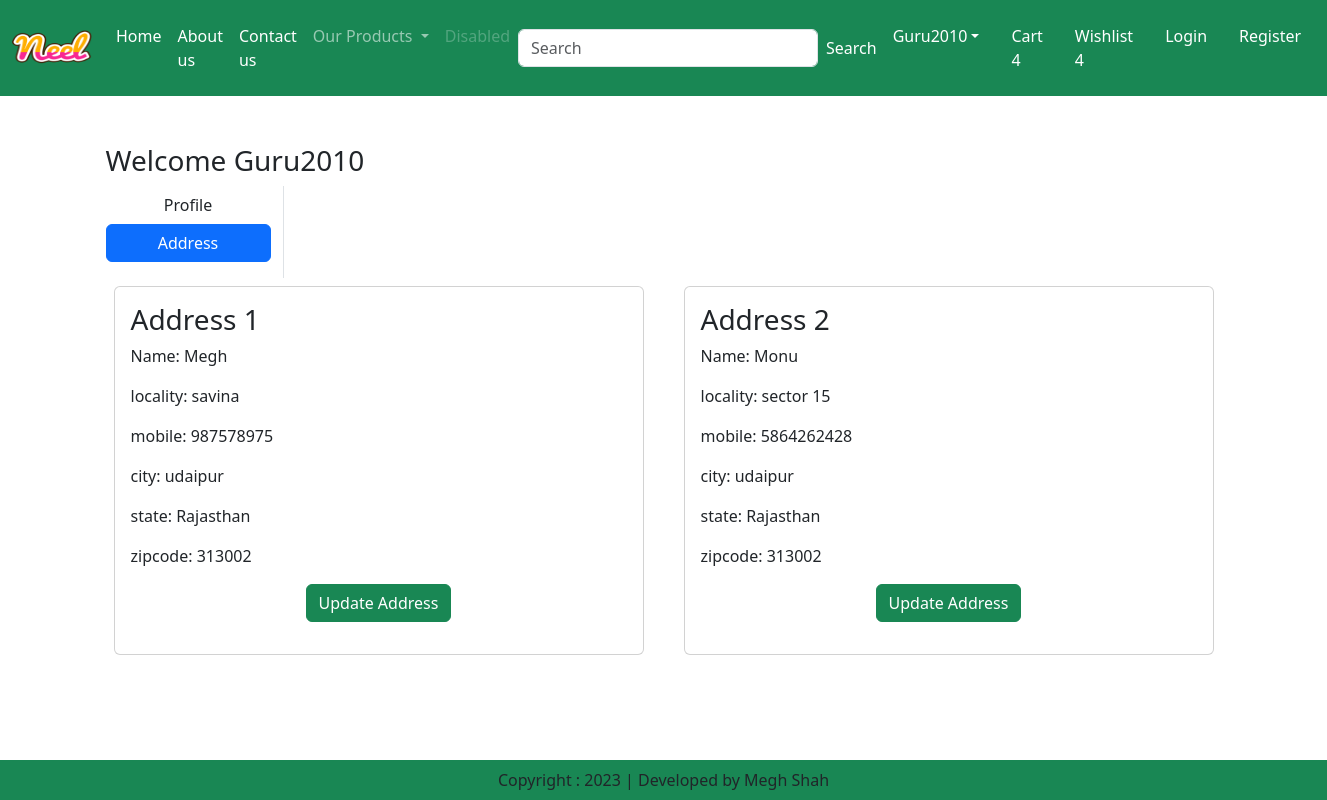
/address/ (signed in), run on the app's committed database.
### myapp/models.py (models this page shows, shortened)
class Customer(models.Model):
    user = models.ForeignKey(User,on_delete=models.CASCADE)
    name = models.CharField(max_length=200)
    locality = models.CharField(max_length=200)
    city = models.CharField(max_length=50)
    mobile = models.IntegerField(default=0)
    zipcode = models.IntegerField()
    state = models.CharField(choices=STATE_CHOICES,max_length=100)

### myapp/views.py (the view)
# urls.py: path('address/',views.address,name='address'),
def address(request):
    add = Customer.objects.filter(user=request.user)
    return render(request,'address.html',locals())

### templates/address.html (shortened to what this page needs)
{% extends 'base.html' %}
{% load static %}
{% block main-content %}
<div class="container my-5">
    <div class = "row">
        <h3>Welcome <span class="text-capitalize">{{request.user}}</span></h3>
    <div class="col-sm-2 border-end">
        <ul class="list-unstyled">
            <li class = "d-grid"><a href="{% url 'profile' %}" class="btn">Profile</a></li>
            <li class = "d-grid"><a href="{% url 'address' %}" class="btn btn-primary">Address</a></li>
        </ul>
    </div>
    <div class="col-sm-9,offset-sm-1">
        <div class="row">
            {% for ad in add %}
            <div class="col-sm-6">
                <div class="card m-2">
                    <div class="card-body">
                        <h3>Address {{forloop.counter}}</h3>
                        <p>Name: {{ad.name}}</p>
                        <p>locality: {{ad.locality}}</p>
                        <p>mobile: {{ad.mobile}}</p>
                        <p>city: {{ad.city}}</p>
                        <p>state: {{ad.state}}</p>
                        <p>zipcode: {{ad.zipcode}}</p>
                        <p class="text-center"><a href="{% url 'updateAddress' pk=ad.id %}" type="button" class="btn btn-success">Update Address</a></p>
                    </div>
                </div>
            </div>
            {% endfor %}
        </div>
    </div>
{% endblock main-content %}

### templates/base.html (shortened to what this page needs)
<!DOCTYPE html>
{% load static %}
<link rel="stylesheet" type="text/css" href="{% static 'C:\Users\Lenovo\Ecommerce\ecomm\static\css\style.css' %}">
<html lang="en">
<head>
    <link href="https://cdn.jsdelivr.net/npm/bootstrap@5.3.0/dist/css/bootstrap.min.css" rel="stylesheet">
    <link rel="stylesheet" href="{% static 'myapp/css/owl.carousel.min.css' %}">
    <link rel="stylesheet" href="{% static 'myapp/css/all.min.css' %}">
    <link rel="stylesheet" href="{% static 'myapp/css/style.css' %}">
</head>
<body>
    <nav class="navbar navbar-expand-lg navbar-dark bg-success">
        <div class="container-fluid">
          <a class="navbar-brand" href="#">
            <img src="{% static 'C:\Users\Lenovo\Ecommerce\ecomm\static\images\Neel.png' %}" height="70" width="80">
          </a>
          <div class="collapse navbar-collapse" id="navbarSupportedContent">
            <ul class="navbar-nav me-auto mb-2 mb-lg-0">
              <li class="nav-item">
                <a class="nav-link active" aria-current="page" href="#">Home</a>
              </li>
              <li class="nav-item">
                <a class="nav-link text-white" href="{% url 'about' %}">About us</a>
              </li>
              <li class="nav-item">
                <a class="nav-link text-white" href="{% url 'contact' %}">Contact us</a>
              </li>
              <li class="nav-item dropdown">
                <a class="nav-link dropdown-toggle" href="#" role="button" data-bs-toggle="dropdown" aria-expanded="false">
                  Our Products
                </a>
              </li>
              <li class="nav-item">
                <a class="nav-link disabled">Disabled</a>
              </li>
            </ul>
            <form class="d-flex" role="search">
              <input class="form-control me-2" style="width:300px" type="search" placeholder="Search" aria-label="Search">
              <button class="nav-link text-white"  type="submit">Search</button>
            </form>
          </div>
          <ul class = "navbar-nav me-auto mb-2 mb-lg-0">
            <li class="nav-item dropdown mx-2">
                <a class="nav-link dropdown-toggle text-white" href="#" id="profileDropdown" role="button"
                data-bs-toggle="dropdown" aria-expanded="false">{{request.user}}</a>
            </li>
            <li class="nav-item mx-2">
                <a href="#" class="nav-link text-white">Cart 4</a>
            </li>
            <li class="nav-item mx-2">
                <a href="#" class="nav-link text-white">Wishlist 4</a>
            </li>
            <li class="nav-item mx-2">
                <a href="{% url 'login' %}" class="nav-link text-white">Login</a>
            </li>
            <li class="nav-item mx-2">
                <a href="{% url 'register' %}" class="nav-link text-white">Register</a>
            </li>
          </ul>
        </div>
      </nav>
      {% block main-content %}{% endblock main-content %}
      <br>
      <footer class="container-fluid fixed-bottom bg-success text-center p-2 mt-5">
        Copyright : 2023 |  Developed by Megh Shah
      </footer>
</body>
</html>

### data on the page
Customer: name "Megh", locality "savina", mobile "987578975", city "udaipur", state "Rajasthan", zipcode "313002"
Customer: name "Monu", locality "sector 15", mobile "5864262428", city "udaipur", state "Rajasthan", zipcode "313002"

### other printed values
{{ request.user }} "Guru2010"
